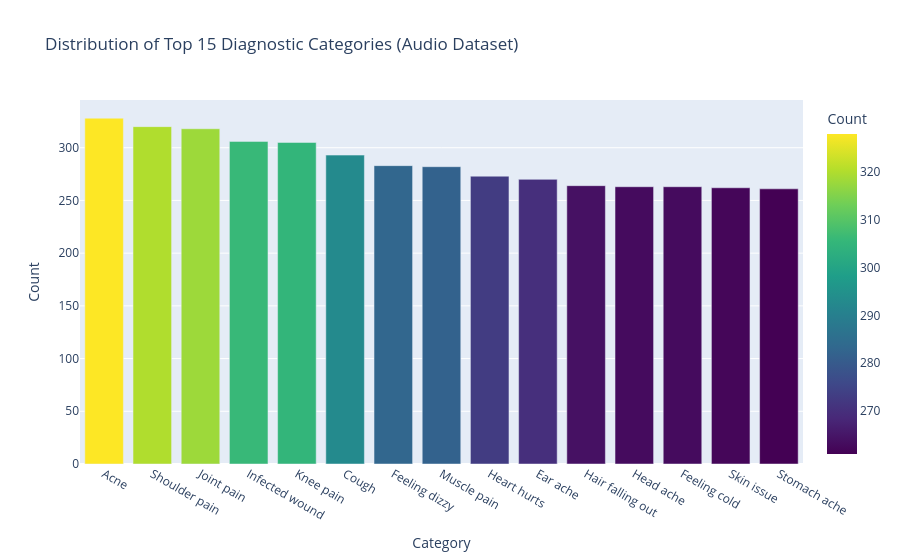
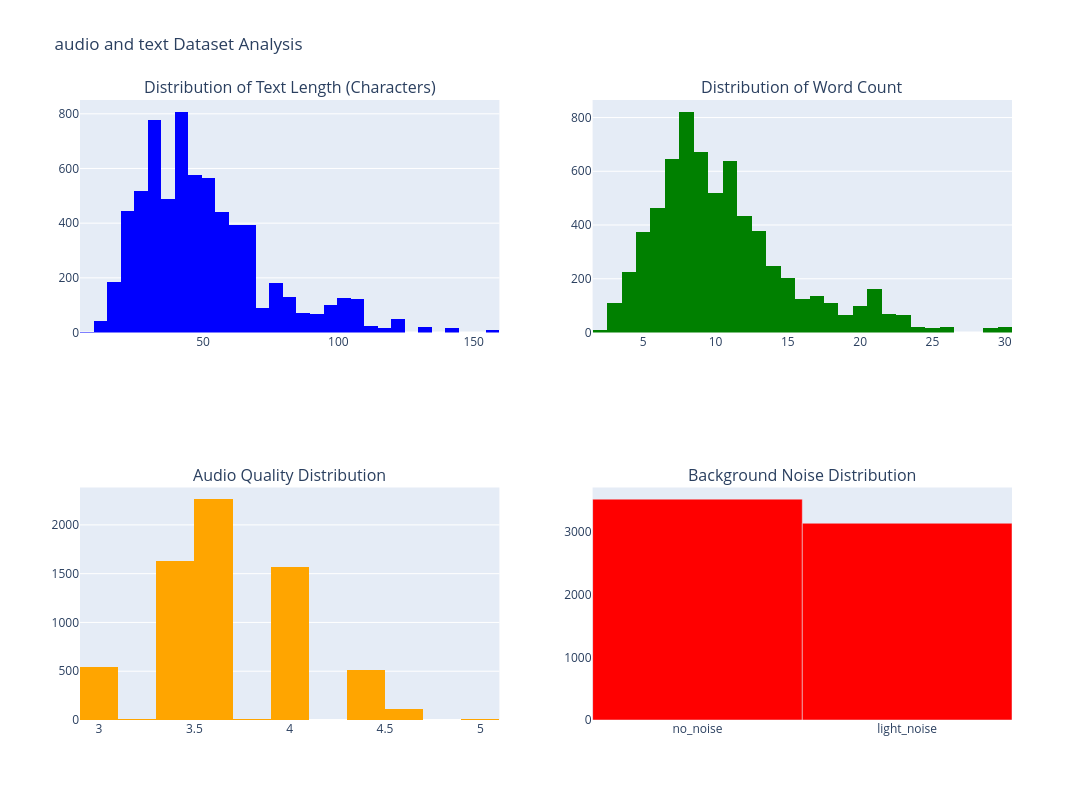

Notebook source saved alongside these figures, in order:
### Markdown cell above
### 2.2 Audio and Text Classification Data Visualization

**Purpose:** Create visualizations to understand the distribution of diagnostic categories, text lengths, audio quality, and other relevant features in our dataset for both audio and text analysis.

### Code cell
# Visualize class distribution (top 15 categories)
top_n = 15  # Set the number of top diagnostic categories to display
top_categories = class_distribution.head(top_n).reset_index()  # Extract most frequent categories and reshape for plotting
top_categories.columns = ['Category', 'Count']  # Rename columns for better readability in visualization

# Create an interactive bar chart showing the distribution of diagnostic categories
# Using Plotly for interactive visualization allows exploration of category distribution
fig = px.bar(top_categories, x='Category', y='Count', 
             title=f'Distribution of Top {top_n} Diagnostic Categories (Audio Dataset)',
             color='Count', color_continuous_scale='viridis')  # Color gradient highlights frequency differences
fig.update_layout(xaxis={'categoryorder':'total descending'})  # Order categories by frequency for better insight
fig.show()

# Calculate text length metrics for preprocessing insights
# Text length affects feature extraction and model performance in audio and text classification
df['text_length'] = df['phrase'].apply(len)  # Character count helps determine text complexity
df['word_count'] = df['phrase'].apply(lambda x: len(str(x).split()))  # Word count informs tokenization strategies

# Visualize text length distribution and audio and text quality metrics using a 2x2 subplot layout
fig = make_subplots(rows=2, cols=2, 
                    subplot_titles=('Distribution of Text Length (Characters)', 
                                  'Distribution of Word Count',
                                  'Audio Quality Distribution',
                                  'Background Noise Distribution'))  # Organized visualization of key data characteristics

# Add histogram for character length distribution - longer texts may have more complex features
fig.add_trace(
    go.Histogram(x=df['text_length'], nbinsx=30, marker_color='blue'),
    row=1, col=1
)

# Add histogram for word count distribution - impacts tokenization and sequence length decisions
fig.add_trace(
    go.Histogram(x=df['word_count'], nbinsx=30, marker_color='green'),
    row=1, col=2
)

# Add audio quality distribution if available - audio quality affects feature extraction reliability
if 'overall_quality_of_the_audio' in df.columns:
    fig.add_trace(
        go.Histogram(x=df['overall_quality_of_the_audio'], nbinsx=20, marker_color='orange'),
        row=2, col=1
    )

# Add background noise distribution if available - noise levels impact classification accuracy
if 'background_noise_audible' in df.columns:
    noise_counts = df['background_noise_audible'].value_counts()
    fig.add_trace(
        go.Bar(x=noise_counts.index, y=noise_counts.values, marker_color='red'),
        row=2, col=2
    )

# Configure layout for optimal visualization of multiple data characteristics
fig.update_layout(height=800, width=1200, title_text="audio and text Dataset Analysis", showlegend=False)
fig.show()

# Audio and text quality vs class distribution analysis to identify potential class-specific recording issues
if 'overall_quality_of_the_audio' in df.columns:
    print(f"\nAudio and Text Quality Analysis by Diagnostic Category:")
    quality_by_class = df.groupby('prompt')['overall_quality_of_the_audio'].agg(['mean', 'count']).round(3)  # Calculate mean quality by category
    quality_by_class = quality_by_class.sort_values('mean', ascending=False)  # Sort to identify categories with best/worst recording quality
    print("Top 10 categories by audio and text quality:")
    print(quality_by_class.head(10))  # Display categories with highest quality recordings

# Remove temporary columns to keep dataset clean for subsequent processing steps
df.drop(['text_length', 'word_count'], axis=1, inplace=True)  # Cleanup to avoid affecting future operations

### Figure 1 — Plotly figure (JSON) as saved in the notebook; plotly's stock layout.template omitted (floating-point values rounded to 4 significant figures)
{"data": [{"alignmentgroup": "True", "hovertemplate": "Category=%{x}<br>Count=%{marker.color}<extra></extra>", "legendgroup": "", "marker": {"color": [328, 320, 318, 306, 305, 293, 283, 282, 273, 270, 264, 263, 263, 262, 261], "coloraxis": "coloraxis", "pattern": {"shape": ""}}, "name": "", "offsetgroup": "", "orientation": "v", "showlegend": false, "textposition": "auto", "type": "bar", "x": ["Acne", "Shoulder pain", "Joint pain", "Infected wound", "Knee pain", "Cough", "Feeling dizzy", "Muscle pain", "Heart hurts", "Ear ache", "Hair falling out", "Head ache", "Feeling cold", "Skin issue", "Stomach ache"], "xaxis": "x", "y": [328, 320, 318, 306, 305, 293, 283, 282, 273, 270, 264, 263, 263, 262, 261], "yaxis": "y"}], "layout": {"barmode": "relative", "coloraxis": {"colorbar": {"title": {"text": "Count"}}, "colorscale": [[0, "#440154"], [0.1111, "#482878"], [0.2222, "#3e4989"], [0.3333, "#31688e"], [0.4444, "#26828e"], [0.5556, "#1f9e89"], [0.6667, "#35b779"], [0.7778, "#6ece58"], [0.8889, "#b5de2b"], [1, "#fde725"]]}, "legend": {"tracegroupgap": 0}, "title": {"text": "Distribution of Top 15 Diagnostic Categories (Audio Dataset)"}, "xaxis": {"anchor": "y", "categoryorder": "total descending", "domain": [0, 1], "title": {"text": "Category"}}, "yaxis": {"anchor": "x", "domain": [0, 1], "title": {"text": "Count"}}}}

### Figure 2 — Plotly figure (JSON) as saved in the notebook; plotly's stock layout.template omitted (floating-point values rounded to 4 significant figures; data arrays with more than 128 entries replaced by an {"elided": "..."} marker saying what was removed)
{"data": [{"marker": {"color": "blue"}, "nbinsx": 30, "type": "histogram", "x": {"elided": "6661 int values"}, "xaxis": "x", "yaxis": "y"}, {"marker": {"color": "green"}, "nbinsx": 30, "type": "histogram", "x": {"elided": "6661 int values"}, "xaxis": "x2", "yaxis": "y2"}, {"marker": {"color": "orange"}, "nbinsx": 20, "type": "histogram", "x": {"elided": "6661 float values"}, "xaxis": "x3", "yaxis": "y3"}, {"marker": {"color": "red"}, "type": "bar", "x": ["no_noise", "light_noise"], "xaxis": "x4", "y": [3523, 3138], "yaxis": "y4"}], "layout": {"annotations": [{"font": {"size": 16}, "showarrow": false, "text": "Distribution of Text Length (Characters)", "x": 0.225, "xanchor": "center", "xref": "paper", "y": 1, "yanchor": "bottom", "yref": "paper"}, {"font": {"size": 16}, "showarrow": false, "text": "Distribution of Word Count", "x": 0.775, "xanchor": "center", "xref": "paper", "y": 1, "yanchor": "bottom", "yref": "paper"}, {"font": {"size": 16}, "showarrow": false, "text": "Audio Quality Distribution", "x": 0.225, "xanchor": "center", "xref": "paper", "y": 0.375, "yanchor": "bottom", "yref": "paper"}, {"font": {"size": 16}, "showarrow": false, "text": "Background Noise Distribution", "x": 0.775, "xanchor": "center", "xref": "paper", "y": 0.375, "yanchor": "bottom", "yref": "paper"}], "height": 800, "showlegend": false, "title": {"text": "audio and text Dataset Analysis"}, "width": 1200, "xaxis": {"anchor": "y", "domain": [0, 0.45]}, "xaxis2": {"anchor": "y2", "domain": [0.55, 1]}, "xaxis3": {"anchor": "y3", "domain": [0, 0.45]}, "xaxis4": {"anchor": "y4", "domain": [0.55, 1]}, "yaxis": {"anchor": "x", "domain": [0.625, 1]}, "yaxis2": {"anchor": "x2", "domain": [0.625, 1]}, "yaxis3": {"anchor": "x3", "domain": [0, 0.375]}, "yaxis4": {"anchor": "x4", "domain": [0, 0.375]}}}
